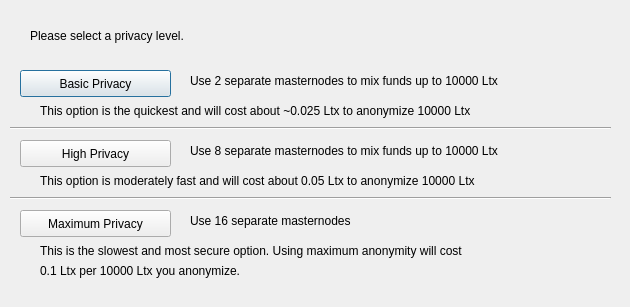
<?xml version="1.0" encoding="UTF-8"?>
<ui version="4.0">
 <class>ObfuscationConfig</class>
 <widget class="QDialog" name="ObfuscationConfig">
  <property name="geometry">
   <rect>
    <x>0</x>
    <y>0</y>
    <width>630</width>
    <height>307</height>
   </rect>
  </property>
  <property name="windowTitle">
   <string>Configure Obfuscation</string>
  </property>
  <widget class="QPushButton" name="buttonBasic">
   <property name="geometry">
    <rect>
     <x>20</x>
     <y>70</y>
     <width>151</width>
     <height>27</height>
    </rect>
   </property>
   <property name="text">
    <string>Basic Privacy</string>
   </property>
  </widget>
  <widget class="QPushButton" name="buttonHigh">
   <property name="geometry">
    <rect>
     <x>20</x>
     <y>140</y>
     <width>151</width>
     <height>27</height>
    </rect>
   </property>
   <property name="text">
    <string>High Privacy</string>
   </property>
  </widget>
  <widget class="QPushButton" name="buttonMax">
   <property name="geometry">
    <rect>
     <x>20</x>
     <y>210</y>
     <width>151</width>
     <height>27</height>
    </rect>
   </property>
   <property name="text">
    <string>Maximum Privacy</string>
   </property>
  </widget>
  <widget class="QLabel" name="label">
   <property name="geometry">
    <rect>
     <x>30</x>
     <y>20</y>
     <width>571</width>
     <height>31</height>
    </rect>
   </property>
   <property name="text">
    <string>Please select a privacy level.</string>
   </property>
  </widget>
  <widget class="QLabel" name="label_2">
   <property name="geometry">
    <rect>
     <x>190</x>
     <y>70</y>
     <width>421</width>
     <height>21</height>
    </rect>
   </property>
   <property name="text">
    <string>Use 2 separate masternodes to mix funds up to 10000 Ltx</string>
   </property>
  </widget>
  <widget class="QLabel" name="label_3">
   <property name="geometry">
    <rect>
     <x>190</x>
     <y>140</y>
     <width>411</width>
     <height>21</height>
    </rect>
   </property>
   <property name="text">
    <string>Use 8 separate masternodes to mix funds up to 10000 Ltx</string>
   </property>
  </widget>
  <widget class="QLabel" name="label_4">
   <property name="geometry">
    <rect>
     <x>190</x>
     <y>210</y>
     <width>421</width>
     <height>21</height>
    </rect>
   </property>
   <property name="text">
    <string>Use 16 separate masternodes</string>
   </property>
  </widget>
  <widget class="QLabel" name="label_6">
   <property name="geometry">
    <rect>
     <x>40</x>
     <y>100</y>
     <width>561</width>
     <height>21</height>
    </rect>
   </property>
   <property name="text">
    <string>This option is the quickest and will cost about ~0.025 Ltx to anonymize 10000 Ltx</string>
   </property>
  </widget>
  <widget class="QLabel" name="label_7">
   <property name="geometry">
    <rect>
     <x>40</x>
     <y>170</y>
     <width>561</width>
     <height>21</height>
    </rect>
   </property>
   <property name="text">
    <string>This option is moderately fast and will cost about 0.05 Ltx to anonymize 10000 Ltx</string>
   </property>
  </widget>
  <widget class="QLabel" name="label_8">
   <property name="geometry">
    <rect>
     <x>40</x>
     <y>240</y>
     <width>561</width>
     <height>21</height>
    </rect>
   </property>
   <property name="text">
    <string>This is the slowest and most secure option. Using maximum anonymity will cost</string>
   </property>
  </widget>
  <widget class="QLabel" name="label_9">
   <property name="geometry">
    <rect>
     <x>40</x>
     <y>260</y>
     <width>561</width>
     <height>21</height>
    </rect>
   </property>
   <property name="text">
    <string>0.1 Ltx per 10000 Ltx you anonymize.</string>
   </property>
  </widget>
  <widget class="Line" name="line">
   <property name="geometry">
    <rect>
     <x>10</x>
     <y>120</y>
     <width>601</width>
     <height>16</height>
    </rect>
   </property>
   <property name="orientation">
    <enum>Qt::Horizontal</enum>
   </property>
  </widget>
  <widget class="Line" name="line_2">
   <property name="geometry">
    <rect>
     <x>10</x>
     <y>190</y>
     <width>601</width>
     <height>16</height>
    </rect>
   </property>
   <property name="orientation">
    <enum>Qt::Horizontal</enum>
   </property>
  </widget>
 </widget>
 <resources/>
 <connections/>
</ui>
